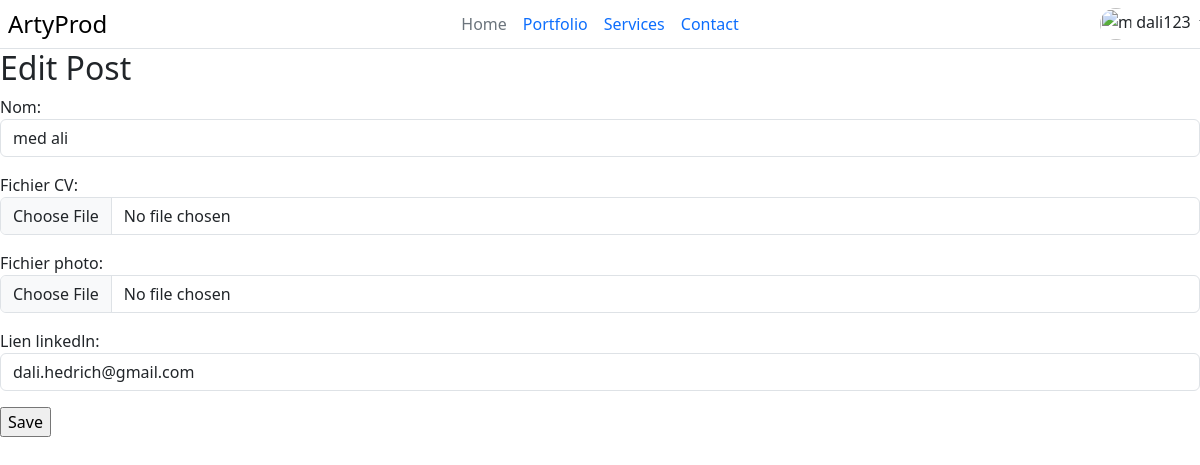
Page /ArtyProd/editpersonnel/edit/2/ (signed in) on the committed database.
### ArtyProd/models.py (models this page shows, shortened)
class CustomUser(AbstractUser):
    USER_TYPE_CHOICES = [
        ('personnel', 'Personnel'),
        ('client', 'Client'),
    ]
    user_type = models.CharField(
        max_length=20,
        choices=USER_TYPE_CHOICES,
        default='client',
    )
    groups = models.ManyToManyField(
        'auth.Group',
        related_name='custom_users',
        blank=True,
        help_text='The groups this user belongs to. A user will get all permissions granted to each of their groups.',
        verbose_name='groups',
    )
    user_permissions = models.ManyToManyField(
        'auth.Permission',
        related_name='custom_users',
        blank=True,
        help_text='Specific permissions for this user.',
        verbose_name='user permissions',
    )

class Personnel(models.Model):
    user = models.OneToOneField(CustomUser, on_delete=models.CASCADE,default=None)
    nom=models.CharField(max_length=255)
    fichier_CV=models.FileField(upload_to='uploads/',max_length=255,default=None)
    fichier_photo=models.ImageField(upload_to='media/',max_length=255,default=None)
    lien_linkedln=models.CharField(max_length=255,default="")

### ArtyProd/views.py (the view, shortened to what this page needs)
# urls.py: path('editpersonnel/edit/<int:id>/', views.EditPersonnel, name='EditPersonnel'),
@login_required
def EditPersonnel(request, id):
    personnel = get_object_or_404(Personnel, id=id, user=request.user)
    if request.method == 'GET':
        context = {'form': PersonnelForm(instance=personnel), 'id': id}
        return render(request, 'ArtyProd/editpersonnel.html', context)

### ArtyProd/forms.py
class PersonnelForm(ModelForm):
    class Meta :
        model = Personnel
        fields = "__all__"
        exclude = ('user','acheve')
        widgets = {
            'nom' : forms.TextInput(attrs={'class': 'form-control'}),
            'fichier_CV' : forms.FileInput(attrs={'required': False,'class': 'form-control','enctype': 'multipart/form-data'}),
            'fichier_photo' : forms.FileInput(attrs={'required': False,'class': 'form-control','enctype': 'multipart/form-data'}),
            'lien_linkedln' : forms.TextInput(attrs={'class': 'form-control'}),
        }

### ArtyProd/templates/ArtyProd/editpersonnel.html (shortened to what this page needs)
{% extends 'acceuil.html' %}
{% block content %}
<h2>{% if id %} Edit {% else %} New {% endif %} Post</h2>
<form method="post" novalidate enctype="multipart/form-data">
	{{ form.as_p }}
	<input type="submit" value="Save" />
</form>
{% endblock content %}

### ArtyProd/templates/acceuil.html (shortened to what this page needs)
{% load bootstrap5 %}
{% bootstrap_css %}
{% load bootstrap_icons %}
<div  style="background: transparent ;">
    <header class="d-flex flex-wrap align-items-center justify-content-center justify-content-md-between py-1 mb-6 border-bottom">
      <div class="col-md-1 mb-2 mb-md-0">
        <a href="{% url 'home' %}" class="d-flex align-items-center mb-3 mb-md-0 me-md-auto link-body-emphasis text-decoration-none">
            <span class="fs-4">ArtyProd</span>
          </a>
      </div>
      <ul class="nav col-12 col-md-auto mb-2 justify-content-center mb-md-0">
        <li><a href="{% url 'home' %}" class="nav-link px-2 link-secondary" >Home</a></li>
        <li><a href="#" class="nav-link px-2">Portfolio</a></li>
        <li><a href="#" class="nav-link px-2">Services</a></li>
        <li><a href="#" class="nav-link px-2">Contact</a></li>
      </ul>
      <div class="col-md-1 text-end" >
          {% if user.is_authenticated %}
          <div class="flex-shrink-0 dropdown" >
            <a href="#" class="d-block link-dark text-decoration-none dropdown-toggle" data-bs-toggle="dropdown" aria-expanded="false">
              <img src="https://github.com/mdo.png" alt="mdo" width="32" height="32" class="rounded-circle">
              {{user}}
            </a>
          </div>
          {% else %}
            <div class="d-flex align-items-center" style="margin-left: -100px;">
                <a class="nav-link" href="{% url 'login' %}">Connexion</a>
                <a class="nav-link" href="{% url 'register' %}">Inscription</a>
            </div>
          {% endif %}
      </div>
    </header>
  </div>
{% block content %}
{% endblock %}

### rows in the picture
CustomUser: username "dali123"
Personnel: nom "med ali", lien_linkedln "dali.hedrich@gmail.com"
